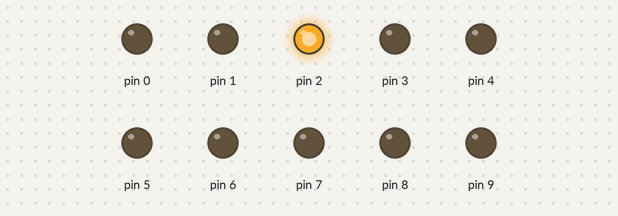
A sketch run on a simulated Arduino Uno, built with avr-gcc and run on an emulated ATmega328P. On the bench: output pins drawn as LEDs (lit = HIGH).

Above: at 0.5 s.
At 2.5 s:
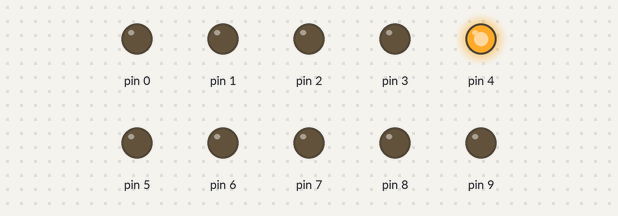
At 3.5 s:
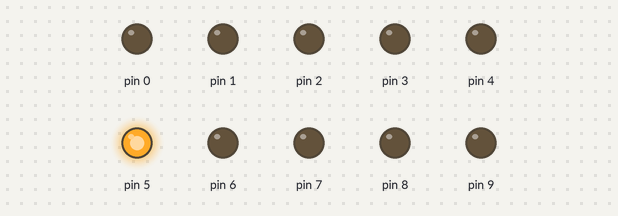
At 5.5 s:
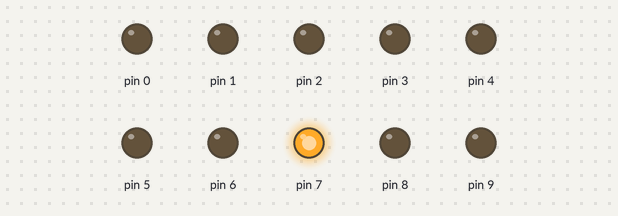
At 7.5 s:
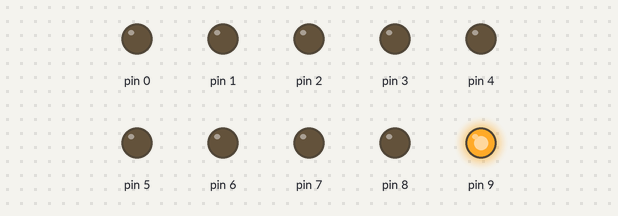
At 10.5 s:
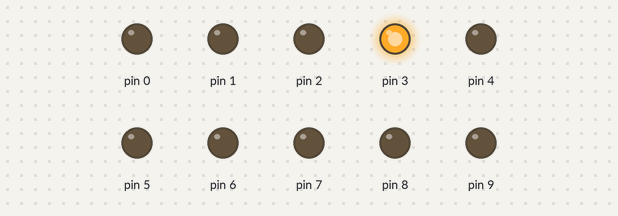
Timing chart, 0 to 11.7 s (numbered marks = the images above):
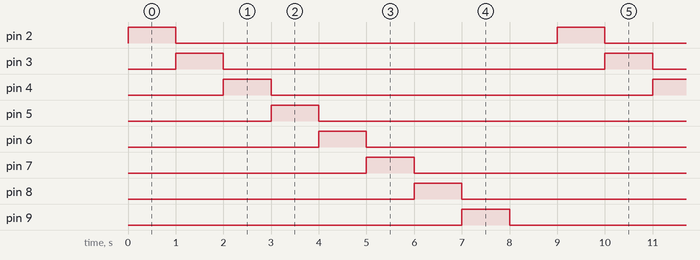

Measured:
- by itself, pin 2–9: alternates HIGH for 1.0 s and LOW for 8.0 s
- by itself, everything shown: repeats every 9.0 s, in 9 steps

The sketch:

Lab1.ino
```cpp
void setup()
{
DDRD=0xFF;
DDRB=0x03;
}

void loop()
{
  for(int i=0;i<=8;i++)
    {
      if(i<=5)
      {
      PORTD=0x04 << i;
      delay(1000);
      }
      if(i==5)
      {
        PORTD=0x00;
        PORTB=0x00;
      }
      if(i>5)
      {
      PORTB=0x01 << i-6;
      delay(1000);
      }
    }
  PORTD=0x00;
  PORTB=0x00;
}
```
